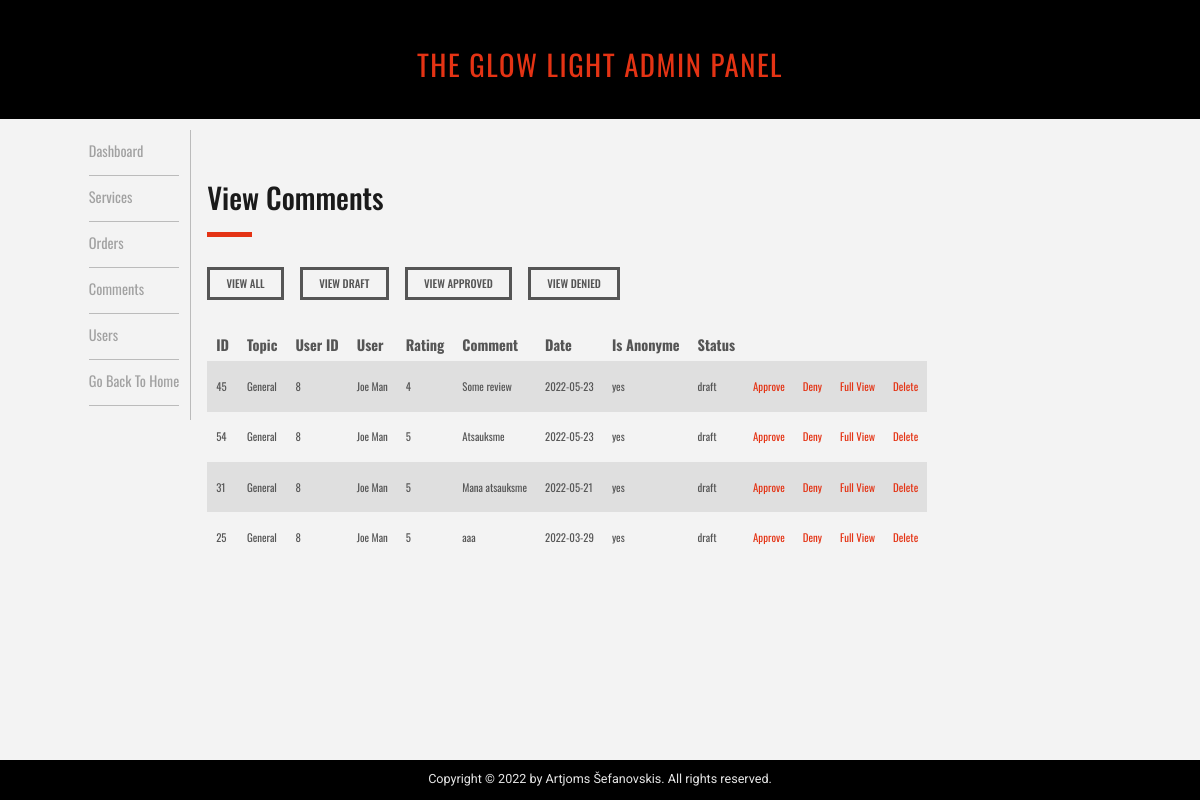
The app's page /admin/admin_comments.php?where=draft (signed in) with its own data.
### tables this page shows
CREATE TABLE `comments` (
  `comment_id` int(11) NOT NULL,
  `comment_topic_id` int(11) NOT NULL,
  `comment_user_id` int(11) NOT NULL,
  `comment_rating` int(1) NOT NULL,
  `comment_content` text DEFAULT NULL,
  `comment_date` date NOT NULL,
  `comment_isanonyme` tinyint(1) NOT NULL DEFAULT 0,
  `comment_status` varchar(255) NOT NULL DEFAULT 'draft'
);

CREATE TABLE `users` (
  `user_id` int(11) NOT NULL,
  `user_first` varchar(255) NOT NULL,
  `user_last` varchar(255) NOT NULL,
  `user_email` varchar(255) NOT NULL,
  `user_phone` int(9) NOT NULL,
  `user_phone_code` int(5) NOT NULL,
  `user_role` varchar(255) NOT NULL DEFAULT 'user',
  `user_password` varchar(255) NOT NULL
);

### admin/inc/view_all_comments.php (the view, shortened to what this page needs)
<?php
  if (!isset($_GET['where'])) {
    $where_statement = " ";
    $where = 'all';
  }
  else{
    $where = $_GET['where'];
    switch ($_GET['where']) {
      case 'draft':
        $where_statement = "where c.comment_status = 'draft' ";
        break;
    }
  }
?>
<div class="page-header-box">
  <div>
    <h2 class="page-heading">View Comments</h2>
    <span class="page-heading-line"></span>
  </div>
</div>
<div class="where-box">
  <a class="where-btn" href="admin_comments.php?where=all">View All</a>
  <a class="where-btn" href="admin_comments.php?where=draft">View Draft</a>
  <a class="where-btn" href="admin_comments.php?where=approve">View Approved</a>
  <a class="where-btn" href="admin_comments.php?where=deny">View Denied</a>
</div>
<?php
  $query = "select comment_id,
  CASE
      WHEN c.comment_topic_id = 1 THEN 'General'
        ELSE s.service_title
  END as 'the_comment_topic',
    u.user_id,
    u.user_first,
    u.user_last,
    c.comment_rating,
    c.comment_content,
    c.comment_date,
    CASE
      WHEN c.comment_isanonyme = true THEN 'yes'
        ELSE 'no'
    END as 'isanonyme',
    c.comment_status ";
  $query.= "FROM comments as c
  LEFT JOIN services as s on s.service_id = c.comment_topic_id
  JOIN users as u on u.user_id = c.comment_user_id ";
  $query.= $where_statement;
  $query.= "ORDER BY c.comment_date desc";
  $select_comments = mysqli_query($conn,$query);
  if(mysqli_num_rows($select_comments) == 0){
    echo "<div class='empty-msg'>Looks like it is empty here...</div>";
  }
  else{
?>
  <table class="hor-table view-all-comments-table">
    <thead class="hor-table-head" >
      <tr>
        <th>ID</th>
        <th>Topic</th>
        <th>User ID</th>
        <th>User</th>
        <th>Rating</th>
        <th>Comment</th>
        <th>Date</th>
        <th>Is Anonyme</th>
        <th>Status</th>
        <th></th>
        <th></th>
        <th></th>
      </tr>
    </thead>
    <tbody class="hor-table-body">
    <?php
      while ($row = mysqli_fetch_assoc($select_comments)) {
        $comment_id = $row['comment_id'];
        $comment_topic = $row['the_comment_topic'];
        $comment_user_id = $row['user_id'];
        $user_first = $row['user_first'];
        $user_last = $row['user_last'];
        $comment_rating = $row['comment_rating'];
        $comment_content = substr($row['comment_content'],0, 200);
        $comment_date = $row['comment_date'];
        $comment_isanonyme = $row['isanonyme'];
        $comment_status = $row['comment_status'];
        echo "<tr>";
        echo "<td>{$comment_id}</td>";
        echo "<td>{$comment_topic}</td>";
        echo "<td>{$comment_user_id}</td>";
        echo "<td>$user_first $user_last</td>";
        echo "<td>{$comment_rating}</td>";
        echo "<td>{$comment_content}</td>";
        echo "<td>{$comment_date}</td>";
        echo "<td>{$comment_isanonyme}</td>";
        echo "<td>{$comment_status}</td>";
        echo "<td><a href='admin_comments.php?change_to_approved=$comment_id&where=$where'>Approve</a></td>";
        echo "<td><a href='admin_comments.php?change_to_deny=$comment_id&where=$where'>Deny</a></td>";
        echo "<td><a href='admin_comments.php?source=view_comment&c_id=$comment_id&where=$where'>Full View</a></td>";
        echo "<td><a href='admin_comments.php?delete=$comment_id&where=$where'>Delete</a></td>";
        echo "</tr>";
      }
    ?>
  </tbody>
</table>
<?php } ?>

### admin/style/general.css (style rules this page uses)
* { margin: 0; padding: 0; box-sizing: border-box; }
html { font-size: 62.5%; height: 100%; }
body { font-family: "Oswald", sans-serif; line-height: 1; font-weight: 400; color: #555; background-color: #f3f3f3; position: relative; min-height: 100vh; }
.page-header-box { display: flex; margin-bottom: 3.2rem; justify-content: space-between; }
.page-heading { font-size: 3.2rem; color: #1a1a1a; }
.page-heading-line { display: inline-block; border-top: 5px solid #e43314; width: 5rem; }
.hor-table { font-size: 1.2rem; text-align: left; vertical-align: center; border-collapse: collapse; }
.hor-table-head { font-size: 1.6rem; }
.hor-table th { height: 2.4rem; padding: 1rem; }
.hor-table td { height: 5.6rem; padding: 1rem; }
.hor-table tbody tr:nth-child(odd) { background-color: #dfdfdf; }
.hor-table a:link, .hor-table a:visited { text-decoration: none; color: #e43314; }
@media (max-width: 75em) { html { font-size: 56.25%; } }

### admin/style/comments.css (style rules this page uses)
.where-box { display: flex; gap: 1.8rem; margin-bottom: 3.2rem; justify-content: left; }
.where-btn:link, .where-btn:visited { display: inline-block; text-decoration: none; color: #555; text-transform: uppercase; font-size: 1.2rem; font-weight: 500; border: #555 3px solid; padding: 0.9rem 1.8rem; }

### records on screen
comments: comment_id "45", comment_topic "General", comment_user.user_id "8", comment_user.user_first "Joe", comment_user.user_last "Man", comment_rating "4", comment_content "Some review", comment_date "2022-05-23", comment_isanonyme "yes", comment_status "draft"
comments: comment_id "54", comment_topic "General", comment_user.user_id "8", comment_user.user_first "Joe", comment_user.user_last "Man", comment_rating "5", comment_content "Atsauksme", comment_date "2022-05-23", comment_isanonyme "yes", comment_status "draft"
comments: comment_id "31", comment_topic "General", comment_user.user_id "8", comment_user.user_first "Joe", comment_user.user_last "Man", comment_rating "5", comment_content "Mana atsauksme", comment_date "2022-05-21", comment_isanonyme "yes", comment_status "draft"
comments: comment_id "25", comment_topic "General", comment_user.user_id "8", comment_user.user_first "Joe", comment_user.user_last "Man", comment_rating "5", comment_content "aaa", comment_date "2022-03-29", comment_isanonyme "yes", comment_status "draft"
